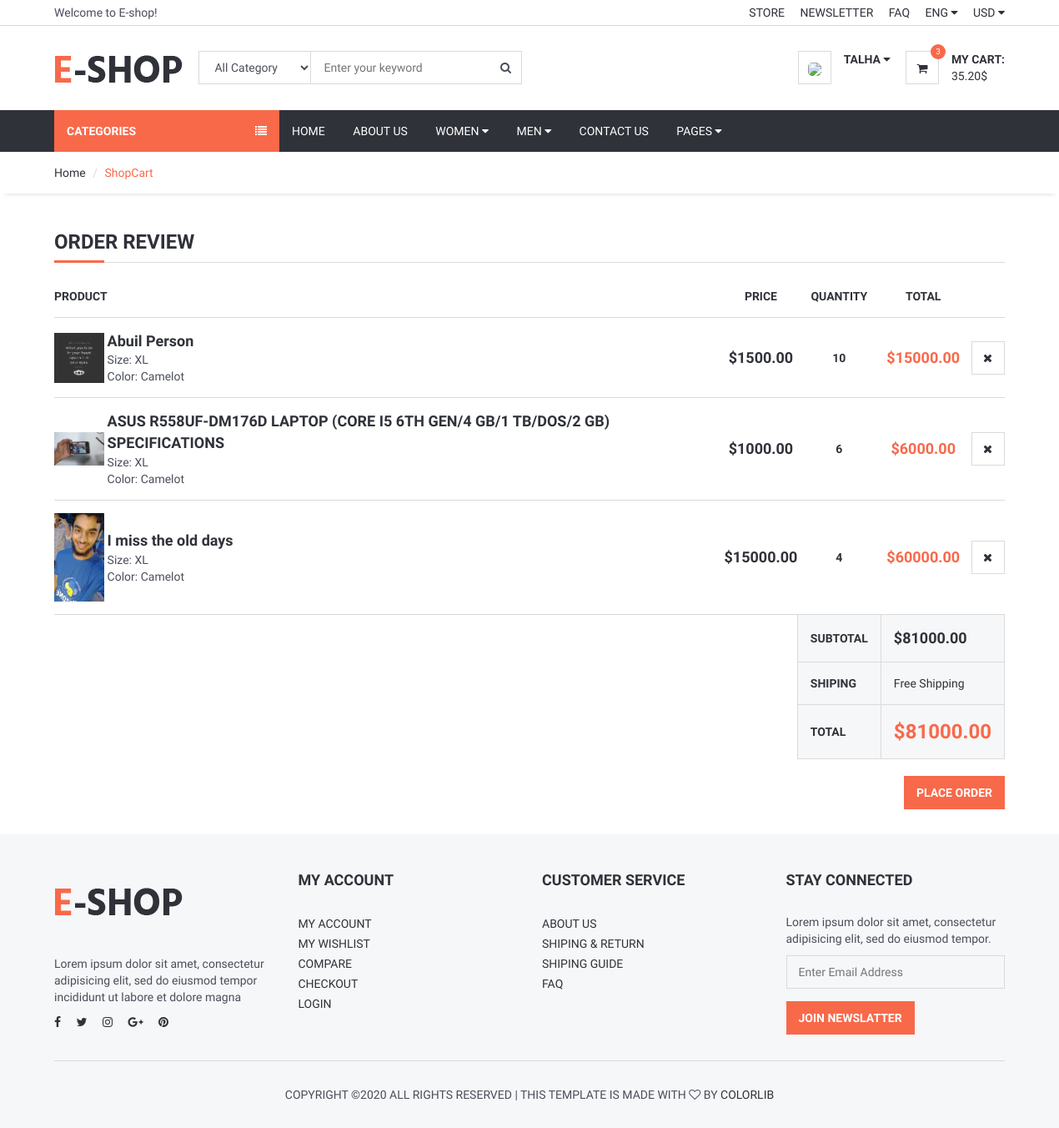
Screenshot of /order/shopcart (signed in) with the database file from the repository.
### order/models.py (models this page shows, shortened)
class ShopCart(models.Model):
    user = models.ForeignKey(User, on_delete=models.SET_NULL, null=True)
    product = models.ForeignKey(Product , on_delete=models.SET_NULL, null=True)
    quantity = models.IntegerField()
    @property
    def amount(self):
        return (self.quantity * self.product.price)

### product/models.py (models this page shows, shortened)
class Product(models.Model):
    STATUS = (
        ('True', 'True'),
        ('False', 'False'),
    )
    VARIANTS = (
        ('None', 'None'),
        ('Size', 'Size'),
        ('Color', 'Color'),
        ('Size-Color', 'Size-Color'),
    )
    title = models.CharField(max_length=150)
    keywords = models.CharField(max_length=200)
    category = models.ForeignKey(Category , on_delete=models.CASCADE)
    description = models.TextField()
    image = models.ImageField(upload_to='product_image/')
    price = models.DecimalField(max_digits=12, decimal_places=2)
    amount = models.IntegerField()
    minamount=models.IntegerField()
    variant = models.CharField(max_length=10, choices=VARIANTS, default='None')
    detail = RichTextUploadingField()
    slug = models.SlugField(null=False, unique=True)
    status = models.CharField(max_length=5,choices=STATUS)
    create_at = models.DateTimeField(auto_now_add=True)
    update_at = models.DateTimeField(auto_now=True)
    def image_tag(self):
        return mark_safe('<img src="{}" height="50"/>'.format(self.image.url))
    image_tag.short_description = 'Image'

### order/views.py (the view)
# urls.py: path('shopcart', shopcart, name='shopcart'),
@login_required
def shopcart(request):
    category = Category.objects.all()
    current_user = request.user
    shopcart = ShopCart.objects.filter(user_id=current_user.id)
    total = 0
    for rs in shopcart:
        total += rs.product.price * rs.quantity
    context = { 'category': category, 'shopcart': shopcart, 'total': total}
    return render(request, 'shopcart_products.html', context)

### order/templates/shopcart_products.html (shortened to what this page needs)
{% extends 'homebase.html' %}
{% block sidebar %} {% include 'sidebar.html' %} {% endblock %}
{% block body %}
	<div id="breadcrumb">
		<div class="container">
			<ul class="breadcrumb">
                <li><a href="{% url 'index' %}">Home</a></li>
                <li class="active">ShopCart</li>
			</ul>
		</div>
	</div>
	<div class="section">
		<div class="container">
			<div class="row">
				<div class="col-md-12">
					<div class="order-summary clearfix">
						<div class="section-title">
							<h3 class="title">Order Review</h3>
						</div>
						<table class="shopping-cart-table table">
							<thead>
								<tr>
									<th>Product</th>
									<th></th>
									<th class="text-center">Price</th>
									<th class="text-center">Quantity</th>
									<th class="text-center">Total</th>
									<th class="text-right"></th>
								</tr>
							</thead>
							<tbody>
								{% for item in shopcart %}
								<tr>
									<td class="thumb"><img src="{{ item.product.image.url }}" alt=""></td>
									<td class="details">
										<a href="/product/{{ item.product.id }}/{{ item.product.slug }}">{{ item.product.title }}</a>
										<ul>
											<li><span>Size: XL</span></li>
											<li><span>Color: Camelot</span></li>
										</ul>
									</td>
									<td class="price text-center"><strong>${{  item.product.price }}</strong></td>
									<td class="qty text-center"><strong>{{  item.quantity }}</strong></td>
									<td class="total text-center"><strong class="primary-color">${{ item.amount }}</strong></td>
									<td class="text-right"><a href="/order/delete_from_shopcart/{{ item.id }}" onclick="return confirm('Delete ! Are you sure?')" class="main-btn icon-btn"><i class="fa fa-close"></i></a></td>
								</tr>
								{% endfor %}
							</tbody>
							<tfoot>
								<tr>
									<th class="empty" colspan="3"></th>
									<th>SUBTOTAL</th>
									<th colspan="2" class="sub-total">${{ total }}</th>
								</tr>
								<tr>
									<th class="empty" colspan="3"></th>
									<th>SHIPING</th>
									<td colspan="2">Free Shipping</td>
								</tr>
								<tr>
									<th class="empty" colspan="3"></th>
									<th>TOTAL</th>
									<th colspan="2" class="total">${{ total }}</th>
								</tr>
							</tfoot>
						</table>
						<div class="pull-right">
							<a href="/order/orderproduct" class="primary-btn">Place Order</a>
						</div>
					</div>
				</div>
			</div>
		</div>
	</div>
{% endblock  %}

### home/templates/header.html (shortened to what this page needs)
{% load static %}
	<header>
		<div id="top-header">
			<div class="container">
				<div class="pull-left">
					<span>Welcome to E-shop!</span>
				</div>
				<div class="pull-right">
					<ul class="header-top-links">
						<li><a href="#">Store</a></li>
						<li><a href="#">Newsletter</a></li>
						<li><a href="#">FAQ</a></li>
						<li class="dropdown default-dropdown">
							<a class="dropdown-toggle" data-toggle="dropdown" aria-expanded="true">ENG <i class="fa fa-caret-down"></i></a>
						</li>
						<li class="dropdown default-dropdown">
							<a class="dropdown-toggle" data-toggle="dropdown" aria-expanded="true">USD <i class="fa fa-caret-down"></i></a>
						</li>
					</ul>
				</div>
			</div>
		</div>
		<div id="header">
			<div class="container">
				<div class="pull-left">
					<div class="header-logo">
						<a class="logo" href="#">
							<img src="{% static 'img/logo.png' %}" alt="">
						</a>
					</div>
					<div class="header-search">
						<form action="/search/" method="POST">
							<input id="query" name="query" class="input search-input" type="text" placeholder="Enter your keyword">
							<select name="catid" class="input search-categories">
								<option value="0">All Category</option>
								{% load mptt_tags %}
							</select>
							<button class="search-btn"><i class="fa fa-search"></i></button>
						</form>
					</div>
				</div>
				<div class="pull-right">
					<ul class="header-btns">
						<li class="header-account dropdown default-dropdown">
							{% if user.id is not None %}
							<div class="dropdown-toggle" role="button" data-toggle="dropdown" aria-expanded="true">
								<div class="header-btns-icon">
									<img src="{{ request.session.userimage }}" style="height: 40px; border-radius: 30%">
								</div>
								<strong class="text-uppercase">{{ user.first_name }} <i class="fa fa-caret-down"></i></strong>
							</div>
							{% else %}
							<a href="{% url 'login_view' %}" class="text-uppercase">Login</a> / <a href="{% url 'signup_view' %}" class="text-uppercase">Sign Up</a>
							{% endif %}
						</li>
						<li class="header-cart dropdown default-dropdown">
							<a href="/order/shopcart">
								<div class="header-btns-icon">
									<i class="fa fa-shopping-cart"></i>
									<span class="qty">3</span>
								</div>
								<strong class="text-uppercase">My Cart:</strong>
								<br>
								<span>35.20$</span>
							</a>
						</li>
					</ul>
				</div>
			</div>
		</div>
	</header>

### rows the page displays
ShopCart: product.image (picture), product "Abuil Person", product.price "1500.00", quantity "10", amount "15000.00"
ShopCart: product.image (picture), product "ASUS R558UF-DM176D LAPTOP (CORE I5 6TH GEN/4 GB/1 TB/DOS/2 GB) SPECIFICATIONS", product.price "1000.00", quantity "6", amount "6000.00"
ShopCart: product.image (picture), product "I miss the old days", product.price "15000.00", quantity "4", amount "60000.00"

### other values shown
{{ user.first_name }} "TALHA"
{{ total }} "81000.00"
